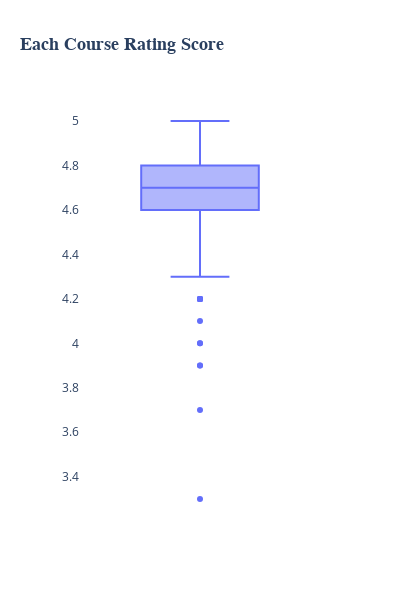

The notebook cell this image was saved under:
### Markdown cell above
Analyzing **outliers** in the "course_rating" column, which reflect the ratings associated with each course, we observe six outliers that fall below the common rating. The average course rating score for all courses is 4.7, with the lower fence set at 4.3. I decided to retain these outliers since all course rating scores lie within the available rating range, and student satisfaction and experience can vary. Later in the analysis, we will identify which courses have the highest and lowest rating scores.

### Code cell
fig_rating = px.box(coursera_data, y="course_rating", title="Each Course Rating Score")
fig_rating.update_layout(
    title=dict(font=dict(size=18, family="Arial", weight="bold")),
    width=400,
    height=600,
    plot_bgcolor="white",
    xaxis=dict(showgrid=False),
    yaxis=dict(showgrid=False, title=""),
)
fig_rating.show()

### Figure 1 — Plotly figure (JSON) as saved in the notebook; plotly's stock layout.template omitted (floating-point values rounded to 4 significant figures; data arrays with more than 128 entries replaced by an {"elided": "..."} marker saying what was removed)
{"data": [{"alignmentgroup": "True", "hovertemplate": "course_rating=%{y}<extra></extra>", "legendgroup": "", "marker": {"color": "#636efa"}, "name": "", "notched": false, "offsetgroup": "", "orientation": "v", "showlegend": false, "type": "box", "x0": " ", "xaxis": "x", "y": {"elided": "891 float values"}, "y0": " ", "yaxis": "y"}], "layout": {"boxmode": "group", "height": 600, "legend": {"tracegroupgap": 0}, "plot_bgcolor": "white", "title": {"font": {"family": "Arial", "size": 18, "weight": "bold"}, "text": "Each Course Rating Score"}, "width": 400, "xaxis": {"anchor": "y", "domain": [0, 1], "showgrid": false}, "yaxis": {"anchor": "x", "domain": [0, 1], "showgrid": false, "title": {"text": ""}}}}
